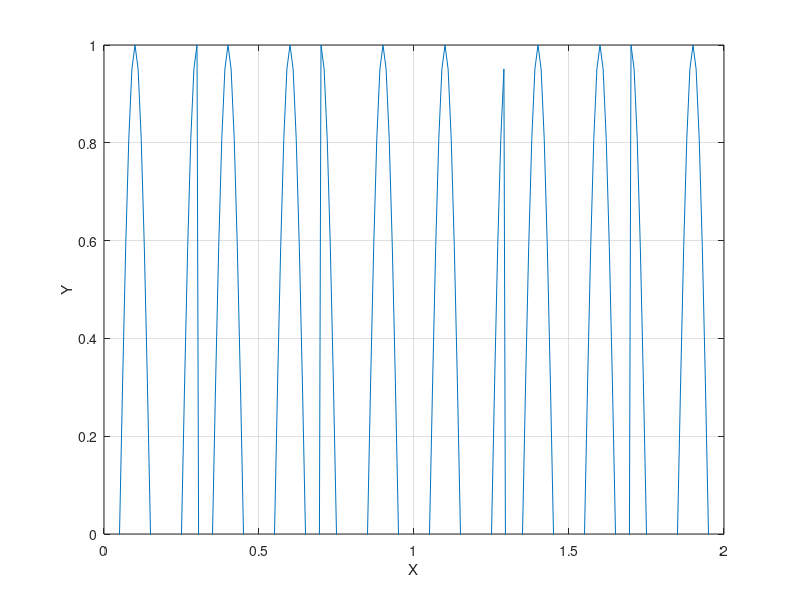

MATLAB code for this plot:
clear ;
clc;

tau = 1;
width = 0.3;
% 0~0.3 1 
% 0.7 ~1 1
%0.3 ~ 0.7 tau - width 가 기준이네
% 시작부터 0.3 ~ 
y = []
x = 0:0.01:5;
length(x)
for idx = 1: length(x)
    if mod(x(idx), tau) > width % over 0.3
        if mod(x(idx), tau) < tau - width
            y(idx) = 0;
        else
            y(idx) = 1;
        end
    else
        y(idx) = 1;
    end
end

y_2 = []

for idx = 1: length(x)
    if y(idx) == 0
        y_2(idx) = cos(2*pi*5*x(idx));
    else
        y_2(idx) = cos(2*pi*5*x(idx) + pi);
    end
end

figure(1)
plot(x,y_2)
grid on;
xlabel('X');
ylabel('Y');
axis([0 2 0 1]);

